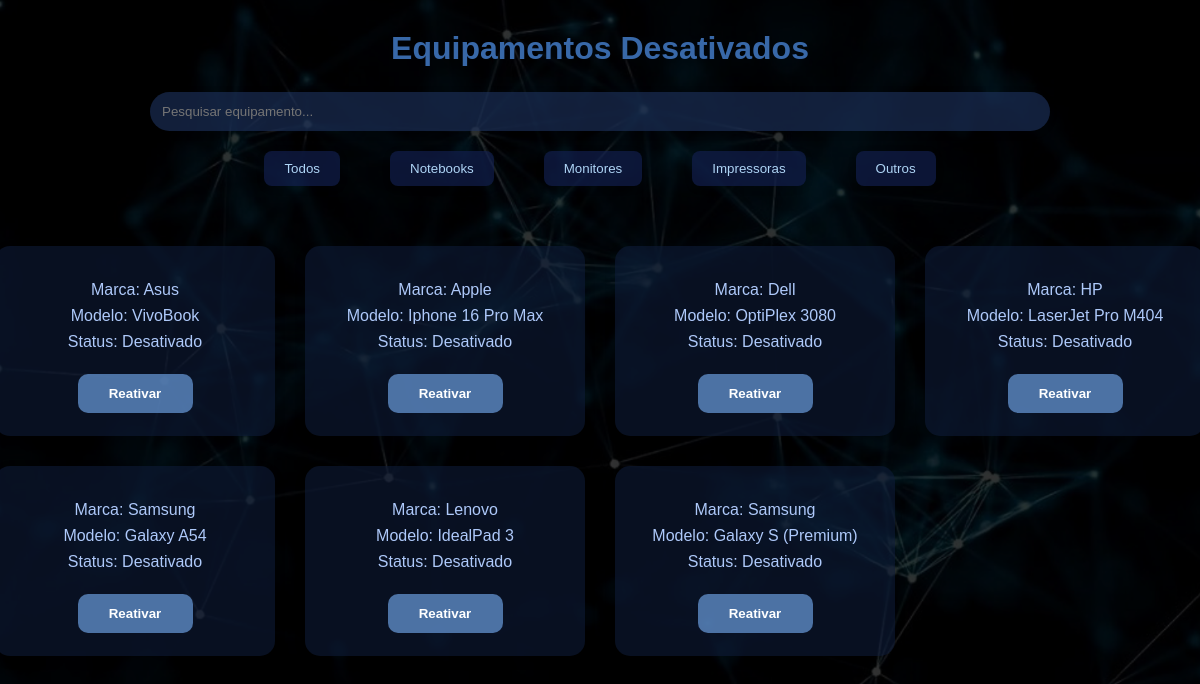
/desativados, run on the app's committed database.
### models/equipamento.py (models this page shows, shortened)
class Equipamento(db.Model):
    __tablename__ = 'equipamentos'
    id = db.Column(db.Integer, primary_key=True)  # ADICIONA NOME!
    descricao = db.Column(db.String(200), nullable=False)
    marca = db.Column(db.String(50))
    modelo = db.Column(db.String(50))
    tipo = db.Column(db.String(50))
    cor = db.Column(db.String(30))
    lancamento = db.Column(db.String(20))  # SEM ACENTO!
    codigo = db.Column(db.String(30))
    status = db.Column(db.String(20))  # ADICIONA EMPRESA!

### controllers/auth_controller.py (the view)
@auth_bp.route("/desativados")
def desativados():
    equipamentos = Equipamento.query.filter_by(
        status="Desativado"
    ).all()
    return render_template(
        "desativados.html",
        equipamentos=equipamentos
    )

### templates/desativados.html (shortened to what this page needs)
<!DOCTYPE html>
<html lang="pt-br">
<head>
    <link rel="stylesheet" href="{{ url_for('static', filename='desativados.css') }}">
</head>
<body>
<div class="container">
    <h1>Equipamentos Desativados</h1>
    <div class="barra-pesquisa">
        <input type="text" placeholder="Pesquisar equipamento...">
    </div>
    <div class="menu-filtro">
        <button>Todos</button>
        <button>Notebooks</button>
        <button>Monitores</button>
        <button>Impressoras</button>
        <button>Outros</button>
    </div>
    <div class="cards-container">
    {% for equipamento in equipamentos %}
        <div class="card">
    <p>Marca: {{ equipamento.marca }}</p>
    <p>Modelo: {{ equipamento.modelo }}</p>
    <p>Status: {{ equipamento.status }}</p>
    <a href="{{ url_for('auth.reativar', id=equipamento.id) }}">
        <button class="btn-reativar">
            Reativar
        </button>
    </a>
</div>
   {% endfor %}
</body>
</html>

### static/desativados.css (style rules this page uses)
* { margin:0; padding:0; box-sizing:border-box; }
body { background-image: url("fundo_dashboard.png") ; font-family:Arial, sans-serif; background-position: center; background-size: cover ; background-repeat: no-repeat; background-attachment: fixed; font-family: arial, sans-serif ; }
.container { margin: center; padding:30px; display: grid; }
h1 { text-align:center; margin-bottom:25px; color:#3868a8; }
.barra-pesquisa { display:flex; justify-content:center; margin-bottom:20px; }
.barra-pesquisa input { width:900px; max-width:100%; padding:12px; border:none; border-radius:30px; box-shadow:0 2px 8px rgba(0,0,0,0.1); background-color: rgba(29, 49, 92, 0.637); }
.menu-filtro { display:flex; justify-content:center; gap:50px; margin-bottom:35px; color: #d3dee4; }
.menu-filtro button { border:none; background:rgba(18, 32, 80, 0.671); padding:10px 20px; border-radius:8px; cursor:pointer; box-shadow:0 2px 8px rgba(0,0,0,0.1); transition:.3s; color: rgb(174, 212, 245); }
.cards-container { display:grid; grid-template-columns:repeat(4, 2fr); gap:30px; align-items: stretch; margin: auto; max-width: 1000px; justify-content: center; margin-top: 25px; }
.card { background:rgba(15, 28, 56, 0.589); padding:25px; border-radius:15px; box-shadow:0 4px 12px rgba(0,0,0,0.1); text-align:center; display: grid; flex-wrap: wrap; height: 190px; width: 280px; }
.card p { color:#aec9fa; margin-bottom:8px; }
.btn-reativar { margin-top:15px; width:50%; padding:12px; border:none; border-radius:10px; background:#608fccc5; color:white; cursor:pointer; font-weight:bold; transition:.3s; }

### data on the page
Equipamento: marca "Asus", modelo "VivoBook", status "Desativado"
Equipamento: marca "Apple", modelo "Iphone 16 Pro Max", status "Desativado"
Equipamento: marca "Dell", modelo "OptiPlex 3080", status "Desativado"
Equipamento: marca "HP", modelo "LaserJet Pro M404", status "Desativado"
Equipamento: marca "Samsung", modelo "Galaxy A54", status "Desativado"
Equipamento: marca "Lenovo", modelo "IdealPad 3", status "Desativado"
Equipamento: marca "Samsung", modelo "Galaxy S (Premium)", status "Desativado"
